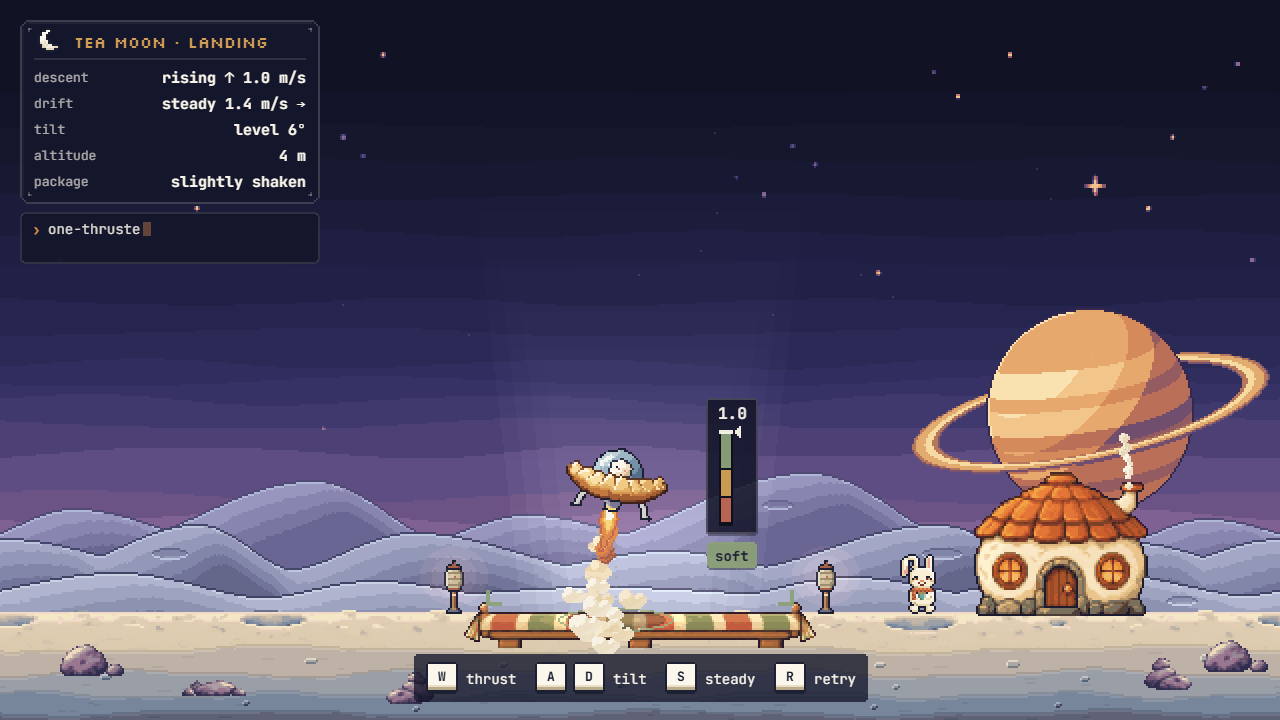
#> input picture docs/evidence/final/landing-thrust@desktop.png, 1280 x 720 px
$ python review_sheet.py ../docs/evidence/final
#> lines starting #> are read from the running program, lines starting #| are printed output that depends on the picture
"""Composite a capture run into one labelled review sheet (dev tooling; Python + Pillow).

Agents inspect ONE sheet per capture run instead of reading every full-size PNG, which keeps
their context (and usage) small. Open a full-size PNG or a crop only when a detail matters.

  python tools/review_sheet.py e2e/out/<label> [--thumb 480] [--columns 3] [--match landing-]
  python tools/review_sheet.py e2e/out/<label> --crop landing-thrust@desktop.png 520,380,900,660 [--zoom 2]

Writes e2e/out/<label>/review-sheet.png (or review-crop.png) and prints its path.
"""
from __future__ import annotations

import argparse
from pathlib import Path

from PIL import Image, ImageDraw

BG = (214, 205, 181)
LABEL_BG = (29, 31, 51)
LABEL_FG = (251, 247, 236)


def sheet(folder: Path, thumb: int, columns: int, match: str | None) -> Path:
#> called with thumb = 480, columns = 3
    files = sorted(p for p in folder.glob("*.png") if not p.name.startswith("review-") and (match is None or match in p.name))
    if not files:
        raise SystemExit(f"no PNGs in {folder}")
    tiles = []
    for path in files:
        img = Image.open(path).convert("RGB")
#> img is the input picture: PIL image 1280x720 RGB; mean R, G, B 81.1, 75.3, 98
        scale = thumb / img.width
#> scale = 0.375
        img = img.resize((thumb, max(1, round(img.height * scale))), Image.Resampling.BILINEAR)
#> img: PIL image 480x270 RGB
        tile = Image.new("RGB", (img.width, img.height + 18), LABEL_BG)
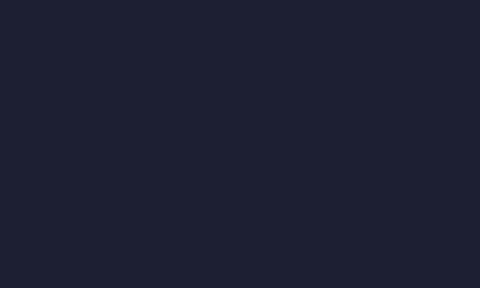
#> tile: PIL image 480x288 RGB; mean R, G, B 29, 31, 51
        tile.paste(img, (0, 18))
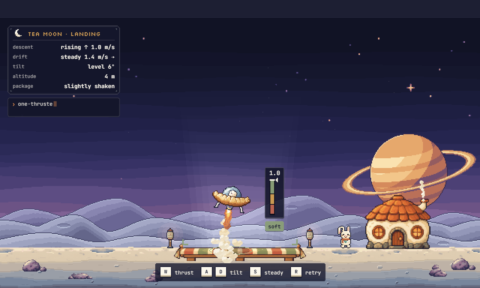
#> tile: PIL image 480x288 RGB; mean R, G, B 77.9, 72.5, 95
        ImageDraw.Draw(tile).text((4, 3), path.stem, fill=LABEL_FG)
        tiles.append(tile)
    rows = [tiles[i : i + columns] for i in range(0, len(tiles), columns)]
#> rows = 1 item
    width = columns * thumb + (columns + 1) * 6
    height = sum(max(t.height for t in row) for row in rows) + (len(rows) + 1) * 6
#> height = 300
    out = Image.new("RGB", (width, height), BG)
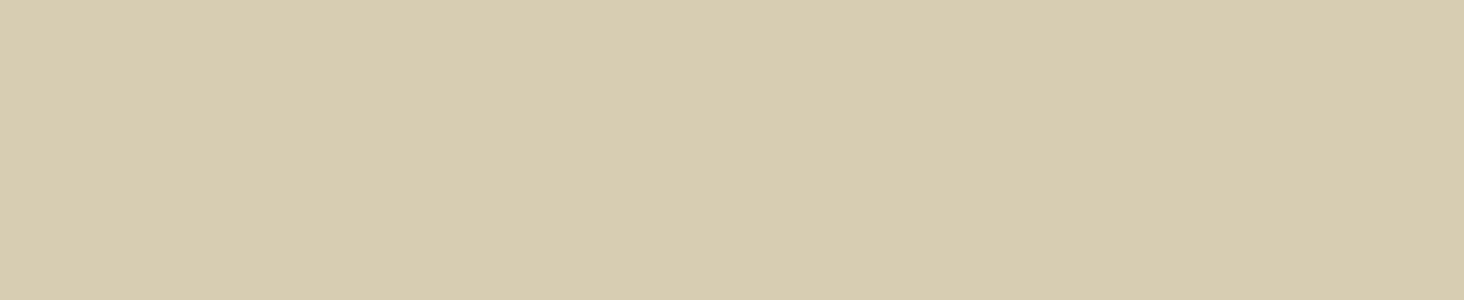
#> out: PIL image 1464x300 RGB; mean R, G, B 214, 205, 181
    y = 6
    for row in rows:
        x = 6
        for tile in row:
            out.paste(tile, (x, y))
            x += thumb + 6
        y += max(t.height for t in row) + 6
#> this loop made 1 pass
#> y on pass 1: 300
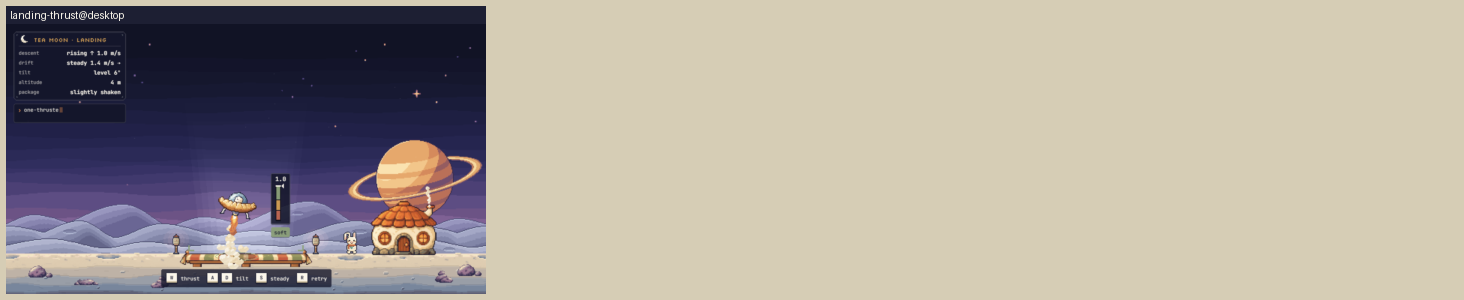
#> out: PIL image 1464x300 RGB; mean R, G, B 171.3, 163.4, 154.1
#> after the loop, y = 300
    target = folder / "review-sheet.png"
    out.save(target, optimize=True)
    return target


def crop(folder: Path, name: str, box: str, zoom: int) -> Path:
    x0, y0, x1, y1 = (int(v) for v in box.split(","))
    img = Image.open(folder / name).convert("RGB").crop((x0, y0, x1, y1))
    img = img.resize((img.width * zoom, img.height * zoom), Image.Resampling.NEAREST)
    target = folder / "review-crop.png"
    img.save(target)
    return target


def main() -> None:
    parser = argparse.ArgumentParser()
    parser.add_argument("folder", type=Path)
    parser.add_argument("--thumb", type=int, default=480)
    parser.add_argument("--columns", type=int, default=3)
    parser.add_argument("--match", default=None)
    parser.add_argument("--crop", nargs=2, metavar=("PNG", "X0,Y0,X1,Y1"), default=None)
    parser.add_argument("--zoom", type=int, default=2)
    args = parser.parse_args()
    if args.crop:
        print(crop(args.folder, args.crop[0], args.crop[1], args.zoom))
    else:
        print(sheet(args.folder, args.thumb, args.columns, args.match))


if __name__ == "__main__":
    main()

$ run again, with docs/evidence/final/flight-approach@desktop.png copied over docs/evidence/final/landing-thrust@desktop.png
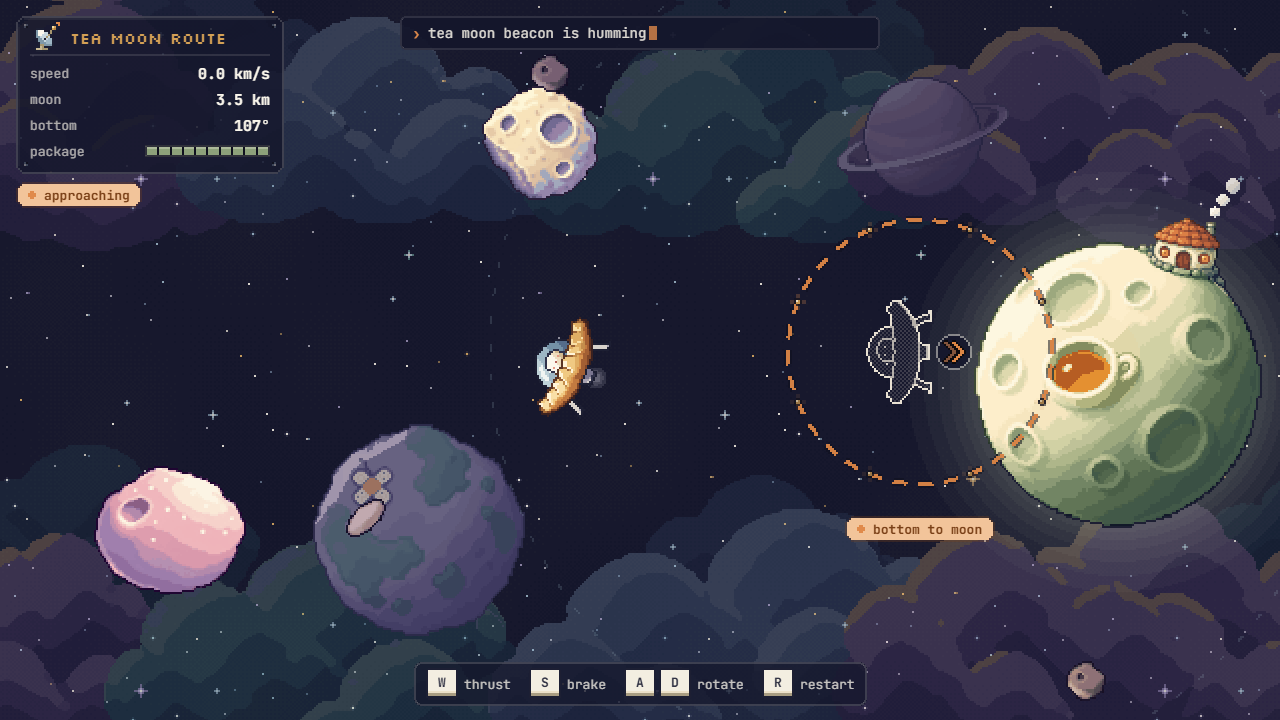
#> input picture docs/evidence/final/flight-approach@desktop.png, 1280 x 720 px
#> in sheet, img is the input picture: PIL image 1280x720 RGB; mean R, G, B 55, 55.4, 71.5
#> img: PIL image 480x270 RGB
#> in sheet, `tile.paste(img, (0, 18))`:
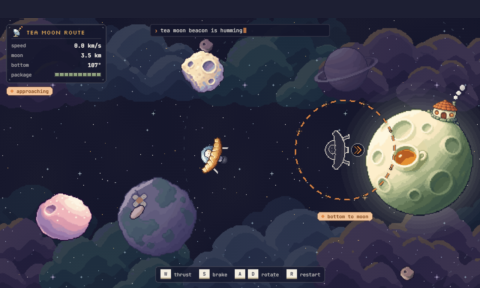
#> tile: PIL image 480x288 RGB; mean R, G, B 53.4, 53.8, 70.2
#> rows = 1 item
#> height = 300
#> the loop in sheet, `for row in rows:` made 1 pass
#> y on pass 1: 300
#> after the loop in sheet, `for row in rows:`:
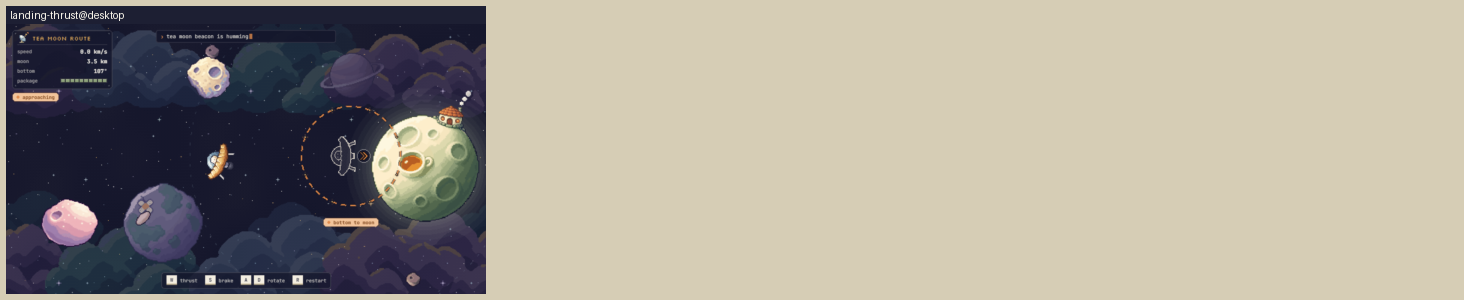
#> out: PIL image 1464x300 RGB; mean R, G, B 163.6, 157.6, 146.3

$ run again, with docs/evidence/final/flight-approach@phoneLandscape.png copied over docs/evidence/final/landing-thrust@desktop.png
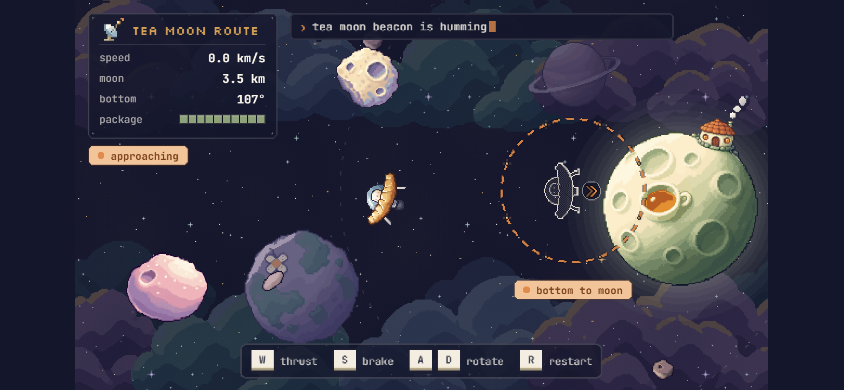
#> input picture docs/evidence/final/flight-approach@phoneLandscape.png, 844 x 390 px
#> in sheet, img is the input picture: PIL image 844x390 RGB; mean R, G, B 50.6, 50.7, 66.9
#> img: PIL image 480x222 RGB
#> in sheet, `tile.paste(img, (0, 18))`:
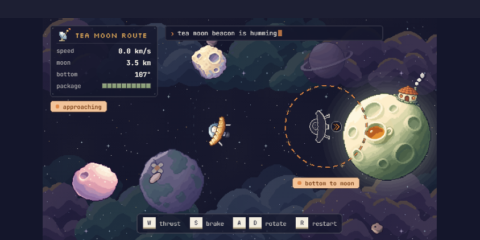
#> tile: PIL image 480x240 RGB; mean R, G, B 49, 49.3, 65.7
#> rows = 1 item
#> height = 252
#> the loop in sheet, `for row in rows:` made 1 pass
#> y on pass 1: 252
#> after the loop in sheet, `for row in rows:`:
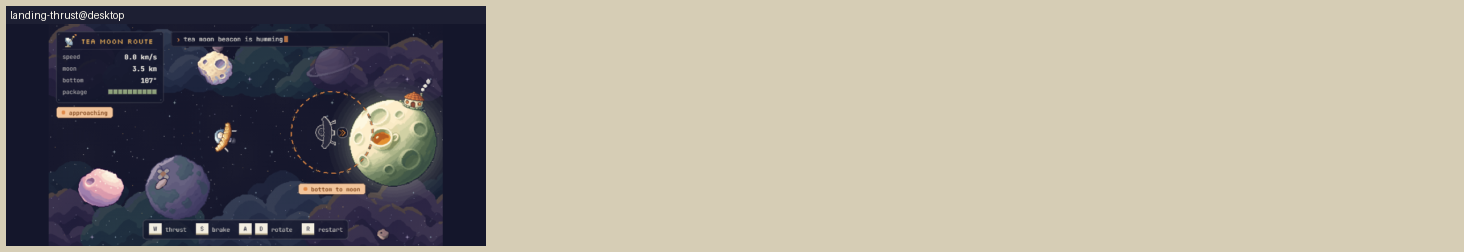
#> out: PIL image 1464x252 RGB; mean R, G, B 162.7, 156.5, 145.1
